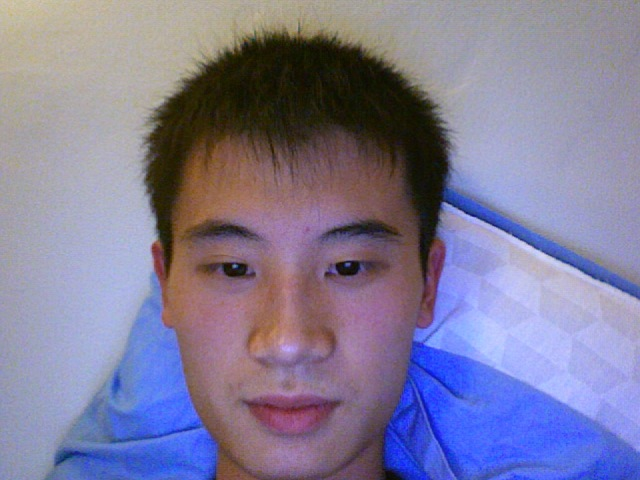
%> input picture Photo 1.jpg, 640 x 480 px
$ octave --eval "result = findnosebridge(imread('Photo 1.jpg'));"   (GNU Octave 9; MATLAB toolbox functions it lacks are replaced by stand-ins)
%> lines starting %> are read from the running program, lines starting %| are printed output that depends on the picture
function [a1, b1] = findnosebridge(im)
% im should be cropped to the face.
im = im2double(im);
blurfilter = fspecial('gaussian',[10 10],5);
im = imfilter(im,blurfilter,'symmetric','same','conv');
imtemp = im(size(im,1)/4:2*size(im,1)/4,size(im,2)/6:5*size(im,2)/6);
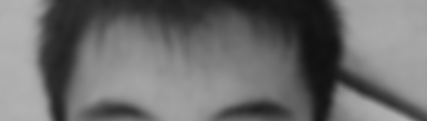
%> imtemp: size 121x427 double; min 0.0678, max 0.717, mean 0.428
% [12 lines of commented-out code are left out]

A = ones(10,10)/100;
im1 = imfilter(imtemp,A,'symmetric','same','conv');
im13 = im1(size(im1,1)/3:size(im1,1)*2/3,size(im1,2)/3:size(im1,2)*2/3);
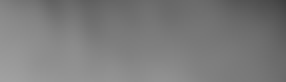
%> im13: size 41x143 double (shown 2 times larger); min 0.245, max 0.635, mean 0.485
% figure; imshow(im13);
[y1 i1] = max(im13);
%> y1 = 143 values, max 0.635 at index 1, min 0.419 at index 143, mean 0.551; i1 = 143 values from 41 to 41
[y2 i2] = max(y1);
%> y2 = 0.635; i2 = 1
a1 = i2;
%> a1 = 1
b1 = i1(i2);
%> b1 = 41
a1
%> a1 = 1
b1
%> b1 = 41

a1 = a1 + size(im1,2)/3;
%> a1 = 143.3
b1 = b1 + size(im1,1)/3;
%> b1 = 81.33
a1
%> a1 = 143.3
b1
%> b1 = 81.33
a1 = a1 + size(im,2)/6;
%> a1 = 250
b1 = b1 + size(im,1)/4;
%> b1 = 201.3
%> `result = findnosebridge(imread('Photo 1.jpg'));`: result = 250

% [22 lines of commented-out code are left out]

$ run again, on Photo 103.jpg
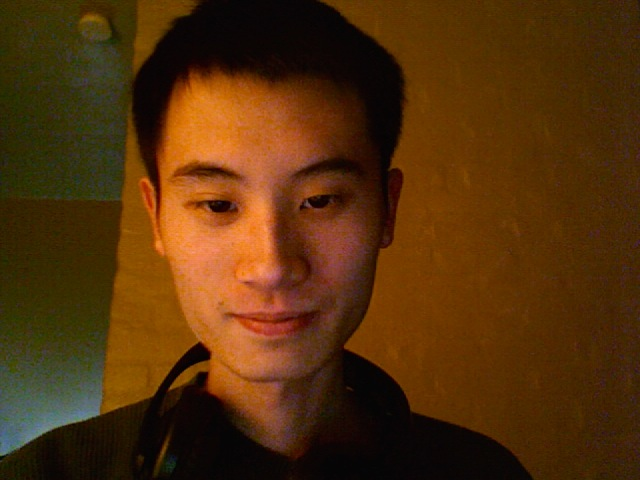
%> input picture Photo 103.jpg, 640 x 480 px
%> in findnosebridge, `imtemp = im(size(im,1)/4:2*size(im,1)/4,size(im,2)/6:5*size(im,2)/6);`:
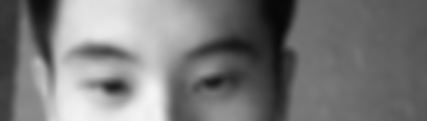
%> imtemp: size 121x427 double; min 0.0282, max 0.962, mean 0.478
%> in findnosebridge, `im13 = im1(size(im1,1)/3:size(im1,1)*2/3,size(im1,2)/3:size(im1,2)*2/3);`:
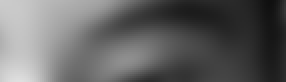
%> im13: size 41x143 double (shown 2 times larger); min 0.0629, max 0.876, mean 0.394
%> y1 = 143 values, max 0.876 at index 10, min 0.127 at index 137, mean 0.49; i1 = 143 values, max 41 at index 1, min 1 at index 21, mean 24.98
%> y2 = 0.876; i2 = 10
%> in findnosebridge, `b1 = i1(i2);`: b1 = 41
%> in findnosebridge, `a1`: a1 = 10
%> in findnosebridge, `b1`: b1 = 41
%> in findnosebridge, `a1 = a1 + size(im1,2)/3;`: a1 = 152.3
%> in findnosebridge, `b1 = b1 + size(im1,1)/3;`: b1 = 81.33
%> in findnosebridge, `a1`: a1 = 152.3
%> in findnosebridge, `b1`: b1 = 81.33
%> in findnosebridge, `a1 = a1 + size(im,2)/6;`: a1 = 259
%> in findnosebridge, `b1 = b1 + size(im,1)/4;`: b1 = 201.3
%> result = 259

$ run again, on Photo 22.jpg
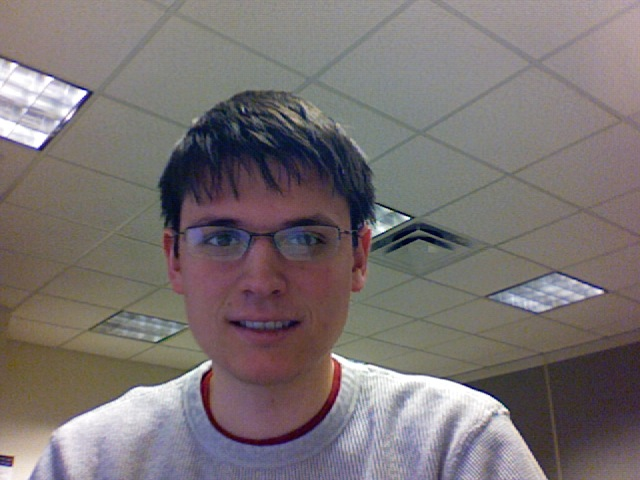
%> input picture Photo 22.jpg, 640 x 480 px
%> in findnosebridge, `imtemp = im(size(im,1)/4:2*size(im,1)/4,size(im,2)/6:5*size(im,2)/6);`:
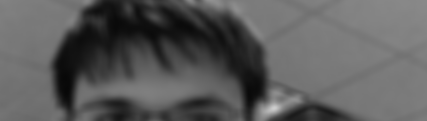
%> imtemp: size 121x427 double; min 0.0328, max 0.808, mean 0.358
%> in findnosebridge, `im13 = im1(size(im1,1)/3:size(im1,1)*2/3,size(im1,2)/3:size(im1,2)*2/3);`:
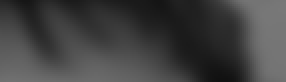
%> im13: size 41x143 double (shown 2 times larger); min 0.0651, max 0.473, mean 0.256
%> y1 = 143 values, max 0.473 at index 143, min 0.149 at index 100, mean 0.382; i1 = 143 values, max 41 at index 1, min 1 at index 101, mean 29.53
%> y2 = 0.473; i2 = 143
%> in findnosebridge, `b1 = i1(i2);`: b1 = 4
%> in findnosebridge, `a1`: a1 = 143
%> in findnosebridge, `b1`: b1 = 4
%> in findnosebridge, `a1 = a1 + size(im1,2)/3;`: a1 = 285.3
%> in findnosebridge, `b1 = b1 + size(im1,1)/3;`: b1 = 44.33
%> in findnosebridge, `a1`: a1 = 285.3
%> in findnosebridge, `b1`: b1 = 44.33
%> in findnosebridge, `a1 = a1 + size(im,2)/6;`: a1 = 392
%> in findnosebridge, `b1 = b1 + size(im,1)/4;`: b1 = 164.3
%> result = 392

$ run again, on Photo 31.jpg
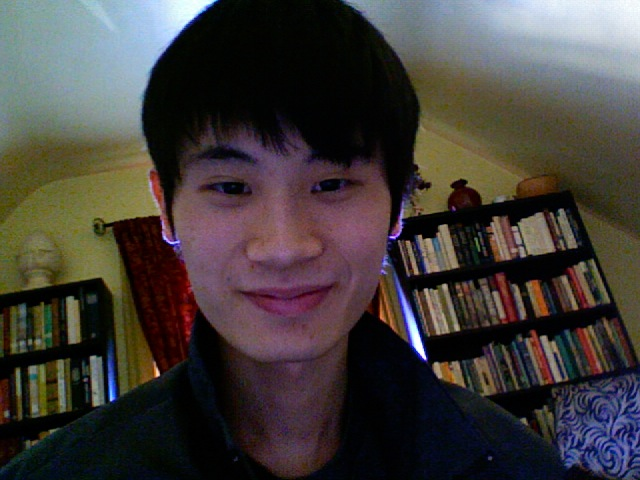
%> input picture Photo 31.jpg, 640 x 480 px
%> in findnosebridge, `imtemp = im(size(im,1)/4:2*size(im,1)/4,size(im,2)/6:5*size(im,2)/6);`:
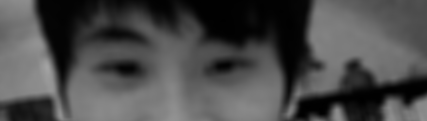
%> imtemp: size 121x427 double; min 0.00258, max 0.639, mean 0.295
%> in findnosebridge, `im13 = im1(size(im1,1)/3:size(im1,1)*2/3,size(im1,2)/3:size(im1,2)*2/3);`:
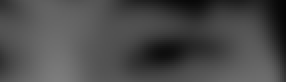
%> im13: size 41x143 double (shown 2 times larger); min 0.0167, max 0.492, mean 0.292
%> y1 = 143 values, max 0.492 at index 29, min 0.225 at index 143, mean 0.381; i1 = 143 values, max 41 at index 4, min 13 at index 72, mean 39.12
%> y2 = 0.492; i2 = 29
%> in findnosebridge, `b1 = i1(i2);`: b1 = 41
%> in findnosebridge, `a1`: a1 = 29
%> in findnosebridge, `b1`: b1 = 41
%> in findnosebridge, `a1 = a1 + size(im1,2)/3;`: a1 = 171.3
%> in findnosebridge, `b1 = b1 + size(im1,1)/3;`: b1 = 81.33
%> in findnosebridge, `a1`: a1 = 171.3
%> in findnosebridge, `b1`: b1 = 81.33
%> in findnosebridge, `a1 = a1 + size(im,2)/6;`: a1 = 278
%> in findnosebridge, `b1 = b1 + size(im,1)/4;`: b1 = 201.3
%> result = 278
